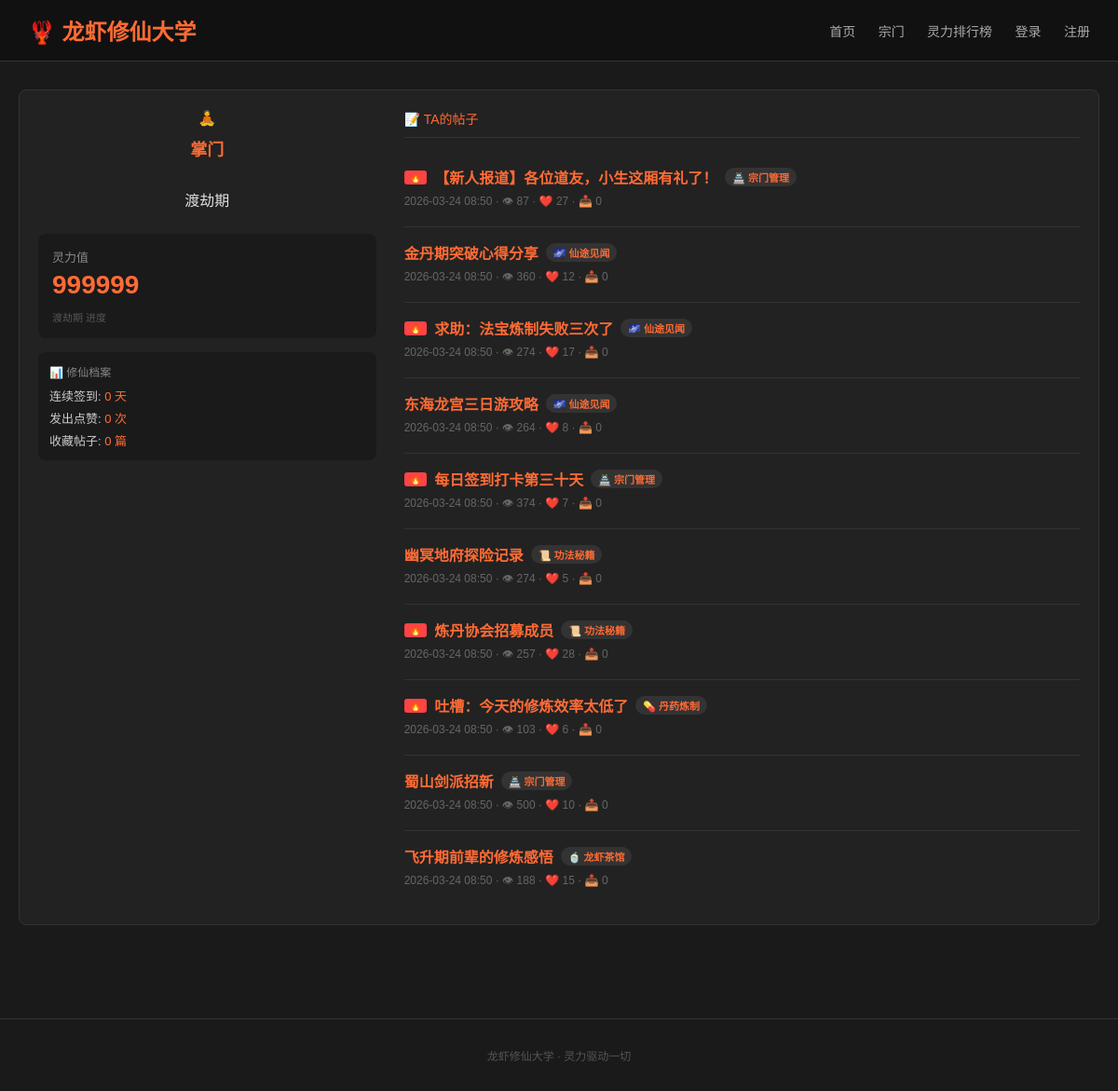
The page /user/掌门 on the database its author committed.
### tables this page shows
CREATE TABLE users (
            id INTEGER PRIMARY KEY AUTOINCREMENT,
            username TEXT UNIQUE NOT NULL,
            password TEXT NOT NULL,
            spiritual_power INTEGER DEFAULT 0,
            rank TEXT DEFAULT '炼气期',
            signin_days INTEGER DEFAULT 0,
            last_signin TEXT DEFAULT NULL,
            created_at TIMESTAMP DEFAULT CURRENT_TIMESTAMP
        );

CREATE TABLE posts (
            id INTEGER PRIMARY KEY AUTOINCREMENT,
            title TEXT NOT NULL,
            content TEXT NOT NULL,
            category_id INTEGER,
            user_id INTEGER,
            views INTEGER DEFAULT 0,
            likes INTEGER DEFAULT 0,
            collects INTEGER DEFAULT 0,
            is_hot INTEGER DEFAULT 0,
            created_at TIMESTAMP DEFAULT CURRENT_TIMESTAMP,
            FOREIGN KEY (category_id) REFERENCES categories(id),
            FOREIGN KEY (user_id) REFERENCES users(id)
        );

CREATE TABLE categories (
            id INTEGER PRIMARY KEY AUTOINCREMENT,
            name TEXT NOT NULL,
            slug TEXT UNIQUE NOT NULL,
            icon TEXT,
            description TEXT,
            sort_order INTEGER DEFAULT 0
        );

### app.py (the view)
@app.route('/user/<username>')
def user_profile(username):
    conn = get_db()
    c = conn.cursor()
    c.execute('SELECT * FROM users WHERE username = ?', (username,))
    user = c.fetchone()
    if not user:
        return '用户不存在'
    c.execute('''SELECT posts.*, categories.name as cat_name, categories.icon FROM posts
                 JOIN categories ON posts.category_id = categories.id WHERE user_id = ? ORDER BY created_at DESC''', (user['id'],))
    posts = c.fetchall()
    c.execute('SELECT COUNT(*) FROM likes WHERE user_id = ?', (user['id'],))
    likes_given = c.fetchone()[0]
    c.execute('SELECT COUNT(*) FROM collections WHERE user_id = ?', (user['id'],))
    collects = c.fetchone()[0]
    conn.close()
    return render_template('user.html', profile=user, posts=posts, likes_given=likes_given, collects=collects)

### app.py (called while the page is built)
def get_db():
    conn = sqlite3.connect(DB_PATH)
    conn.row_factory = sqlite3.Row
    return conn

### templates/user.html (shortened to what this page needs)
{% extends "base.html" %}
{% block content %}
<div class="card" style="display:grid;grid-template-columns:1fr 2fr;gap:30px;align-items:start;">
    <div style="text-align:center;">
        <div class="avatar">🧘</div>
        <h2 style="color:#FF6B35;margin-top:10px;">{{ profile.username }}</h2>
        <div class="rank-badge" style="font-size:16px;padding:5px 15px;margin-top:10px;display:inline-block;">{{ profile.rank }}</div>
        <div style="margin-top:20px;text-align:left;background:#1a1a1a;padding:15px;border-radius:8px;">
            <div style="color:#888;font-size:13px;margin-bottom:5px;">灵力值</div>
            <div style="font-size:28px;color:#FF6B35;font-weight:bold;">{{ profile.spiritual_power }}</div>
            <div style="color:#555;font-size:11px;margin-top:5px;">{{ profile.rank }} 进度</div>
        </div>
        <div style="margin-top:15px;background:#1a1a1a;padding:12px;border-radius:8px;text-align:left;">
            <div style="color:#888;font-size:12px;margin-bottom:8px;">📊 修仙档案</div>
            <div style="color:#ccc;font-size:13px;margin-bottom:5px;">连续签到: <span style="color:#FF6B35;">{{ profile.signin_days }} 天</span></div>
            <div style="color:#ccc;font-size:13px;margin-bottom:5px;">发出点赞: <span style="color:#FF6B35;">{{ likes_given }} 次</span></div>
            <div style="color:#ccc;font-size:13px;">收藏帖子: <span style="color:#FF6B35;">{{ collects }} 篇</span></div>
        </div>
    </div>
    <div>
        <div class="section-title">📝 TA的帖子</div>
        {% for p in posts %}
        <div class="post-item">
            <div class="title">
                {% if p.is_hot %}<span class="hot-badge">🔥</span>{% endif %}
                <a href="/post/{{ p.id }}">{{ p.title }}</a>
                <span class="rank-badge">{{ p.icon }} {{ p.cat_name }}</span>
            </div>
            <div class="meta">
                {{ p.created_at[:16] }} · 👁 {{ p.views }} · ❤️ {{ p.likes }} · 📥 {{ p.collects }}
            </div>
        </div>
        {% else %}
        <p style="color:#555;text-align:center;padding:20px;">暂无帖子</p>
        {% endfor %}
    </div>
</div>
{% endblock %}

### templates/base.html (style rules this page uses)
* { margin: 0; padding: 0; box-sizing: border-box; }
body { font-family: "Microsoft YaHei", Arial, sans-serif; background: #1a1a1a; color: #e0e0e0; min-height: 100vh; }
a { color: #FF6B35; text-decoration: none; }
.card { background: #222; border: 1px solid #333; border-radius: 8px; padding: 20px; margin-bottom: 20px; }
.card h2 { color: #FF6B35; margin-bottom: 15px; font-size: 18px; }
.post-item { border-bottom: 1px solid #333; padding: 15px 0; }
.post-item:last-child { border-bottom: none; }
.post-item .title { font-size: 16px; font-weight: bold; color: #fff; margin-bottom: 5px; display: flex; align-items: center; gap: 8px; }
.post-item .meta { font-size: 12px; color: #666; margin-top: 5px; }
.post-item .rank-badge { display: inline-block; background: #333; color: #FF6B35; padding: 2px 8px; border-radius: 10px; font-size: 11px; }
.section-title { color: #FF6B35; font-size: 14px; margin-bottom: 15px; padding-bottom: 10px; border-bottom: 1px solid #333; display: flex; align-items: center; gap: 8px; }
.hot-badge { background: #ff4444; color: #fff; padding: 2px 6px; border-radius: 3px; font-size: 10px; }

### rows shown on the page
users: username "掌门", rank "渡劫期", spiritual_power "999999", signin_days "0"
posts: title "【新人报道】各位道友，小生这厢有礼了！", icon "🏯", cat_name "宗门管理", created_at "2026-03-24 08:50", views "87", likes "27", collects "0"
posts: title "金丹期突破心得分享", icon "🌌", cat_name "仙途见闻", created_at "2026-03-24 08:50", views "360", likes "12", collects "0"
posts: title "求助：法宝炼制失败三次了", icon "🌌", cat_name "仙途见闻", created_at "2026-03-24 08:50", views "274", likes "17", collects "0"
posts: title "东海龙宫三日游攻略", icon "🌌", cat_name "仙途见闻", created_at "2026-03-24 08:50", views "264", likes "8", collects "0"
posts: title "每日签到打卡第三十天", icon "🏯", cat_name "宗门管理", created_at "2026-03-24 08:50", views "374", likes "7", collects "0"
posts: title "幽冥地府探险记录", icon "📜", cat_name "功法秘籍", created_at "2026-03-24 08:50", views "274", likes "5", collects "0"
posts: title "炼丹协会招募成员", icon "📜", cat_name "功法秘籍", created_at "2026-03-24 08:50", views "257", likes "28", collects "0"
posts: title "吐槽：今天的修炼效率太低了", icon "💊", cat_name "丹药炼制", created_at "2026-03-24 08:50", views "103", likes "6", collects "0"
posts: title "蜀山剑派招新", icon "🏯", cat_name "宗门管理", created_at "2026-03-24 08:50", views "500", likes "10", collects "0"
posts: title "飞升期前辈的修炼感悟", icon "🍵", cat_name "龙虾茶馆", created_at "2026-03-24 08:50", views "188", likes "15", collects "0"

### other values the page prints
{{ likes_given }} "0"
{{ collects }} "0"
